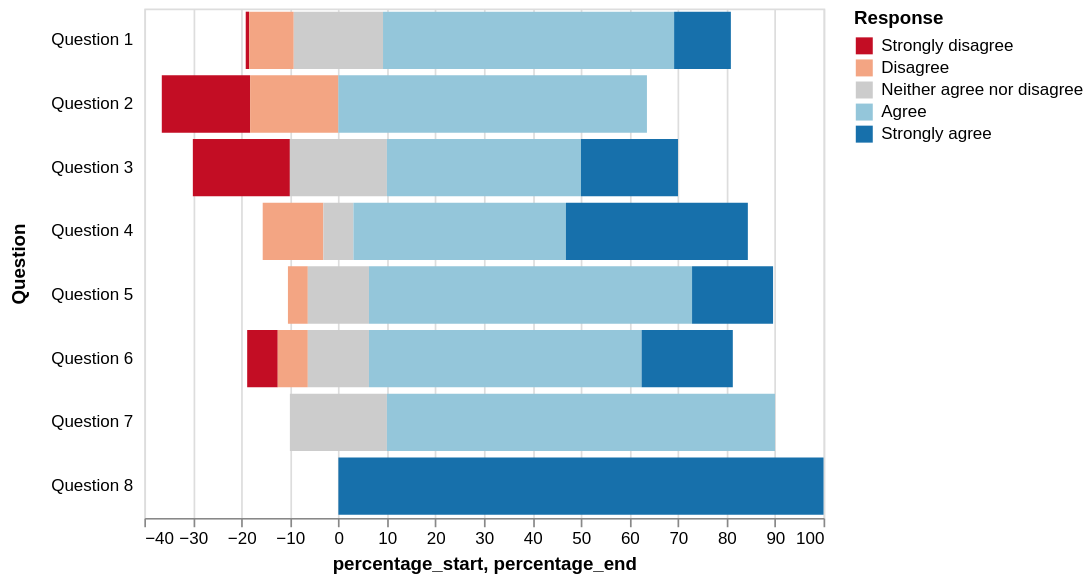

Specify this chart in Vega-Lite:
### Vega-Lite specification from a JSON file in a GitHub repository (floating-point values rounded to 4 significant figures)
{"config": {"view": {"height": 300, "width": 400}}, "encoding": {"y": {"title": "question", "field": "properties.question", "type": "nominal", "axis": {"title": "Question", "minExtent": 60, "domain": false, "ticks": false, "offset": 5}}, "x": {"title": "percentage_start", "field": "properties.percentage_start", "type": "quantitative"}, "color": {"legend": {"title": "Response"}, "scale": {"domain": ["Strongly disagree", "Disagree", "Neither agree nor disagree", "Agree", "Strongly agree"], "range": ["#c30d24", "#f3a583", "#cccccc", "#94c6da", "#1770ab"]}, "title": "type", "field": "properties.type", "type": "nominal"}, "x2": {"title": "percentage_end", "field": "properties.percentage_end", "type": "quantitative"}}, "data": {"values": {"features": [{"properties": {"question": "Question 1", "percentage_start": -19.1, "percentage": 0.7, "percentage_end": -18.4, "type": "Strongly disagree", "value": 24}, "geometry": {"coordinates": [125.6, 10.1], "type": "Point"}, "type": "Feature"}, {"properties": {"question": "Question 1", "percentage_start": -18.4, "percentage": 9.1, "percentage_end": -9.2, "type": "Disagree", "value": 294}, "geometry": {"coordinates": [125.6, 10.1], "type": "Point"}, "type": "Feature"}, {"properties": {"question": "Question 1", "percentage_start": -9.2, "percentage": 18.5, "percentage_end": 9.2, "type": "Neither agree nor disagree", "value": 594}, "geometry": {"coordinates": [125.6, 10.1], "type": "Point"}, "type": "Feature"}, {"properties": {"question": "Question 1", "percentage_start": 9.2, "percentage": 59.9, "percentage_end": 69.2, "type": "Agree", "value": 1927}, "geometry": {"coordinates": [125.6, 10.1], "type": "Point"}, "type": "Feature"}, {"properties": {"question": "Question 1", "percentage_start": 69.2, "percentage": 11.7, "percentage_end": 80.9, "type": "Strongly agree", "value": 376}, "geometry": {"coordinates": [125.6, 10.1], "type": "Point"}, "type": "Feature"}, {"properties": {"question": "Question 2", "percentage_start": -36.4, "percentage": 18.2, "percentage_end": -18.2, "type": "Strongly disagree", "value": 2}, "geometry": {"coordinates": [125.6, 10.1], "type": "Point"}, "type": "Feature"}, {"properties": {"question": "Question 2", "percentage_start": -18.2, "percentage": 18.2, "percentage_end": 0.0, "type": "Disagree", "value": 2}, "geometry": {"coordinates": [125.6, 10.1], "type": "Point"}, "type": "Feature"}, {"properties": {"question": "Question 2", "percentage_start": 0.0, "percentage": 0.0, "percentage_end": 0.0, "type": "Neither agree nor disagree", "value": 0}, "geometry": {"coordinates": [125.6, 10.1], "type": "Point"}, "type": "Feature"}, {"properties": {"question": "Question 2", "percentage_start": 0.0, "percentage": 63.6, "percentage_end": 63.6, "type": "Agree", "value": 7}, "geometry": {"coordinates": [125.6, 10.1], "type": "Point"}, "type": "Feature"}, {"properties": {"question": "Question 2", "percentage_start": 63.6, "percentage": 0.0, "percentage_end": 63.6, "type": "Strongly agree", "value": 11}, "geometry": {"coordinates": [125.6, 10.1], "type": "Point"}, "type": "Feature"}, {"properties": {"question": "Question 3", "percentage_start": -30.0, "percentage": 20.0, "percentage_end": -10.0, "type": "Strongly disagree", "value": 2}, "geometry": {"coordinates": [125.6, 10.1], "type": "Point"}, "type": "Feature"}, {"properties": {"question": "Question 3", "percentage_start": -10.0, "percentage": 0.0, "percentage_end": -10.0, "type": "Disagree", "value": 0}, "geometry": {"coordinates": [125.6, 10.1], "type": "Point"}, "type": "Feature"}, {"properties": {"question": "Question 3", "percentage_start": -10.0, "percentage": 20.0, "percentage_end": 10.0, "type": "Neither agree nor disagree", "value": 2}, "geometry": {"coordinates": [125.6, 10.1], "type": "Point"}, "type": "Feature"}, {"properties": {"question": "Question 3", "percentage_start": 10.0, "percentage": 40.0, "percentage_end": 50.0, "type": "Agree", "value": 4}, "geometry": {"coordinates": [125.6, 10.1], "type": "Point"}, "type": "Feature"}, {"properties": {"question": "Question 3", "percentage_start": 50.0, "percentage": 20.0, "percentage_end": 70.0, "type": "Strongly agree", "value": 2}, "geometry": {"coordinates": [125.6, 10.1], "type": "Point"}, "type": "Feature"}, {"properties": {"question": "Question 4", "percentage_start": -15.6, "percentage": 0.0, "percentage_end": -15.6, "type": "Strongly disagree", "value": 0}, "geometry": {"coordinates": [125.6, 10.1], "type": "Point"}, "type": "Feature"}, {"properties": {"question": "Question 4", "percentage_start": -15.6, "percentage": 12.5, "percentage_end": -3.1, "type": "Disagree", "value": 2}, "geometry": {"coordinates": [125.6, 10.1], "type": "Point"}, "type": "Feature"}, {"properties": {"question": "Question 4", "percentage_start": -3.1, "percentage": 6.3, "percentage_end": 3.1, "type": "Neither agree nor disagree", "value": 1}, "geometry": {"coordinates": [125.6, 10.1], "type": "Point"}, "type": "Feature"}, {"properties": {"question": "Question 4", "percentage_start": 3.1, "percentage": 43.8, "percentage_end": 46.9, "type": "Agree", "value": 7}, "geometry": {"coordinates": [125.6, 10.1], "type": "Point"}, "type": "Feature"}, {"properties": {"question": "Question 4", "percentage_start": 46.9, "percentage": 37.5, "percentage_end": 84.4, "type": "Strongly agree", "value": 6}, "geometry": {"coordinates": [125.6, 10.1], "type": "Point"}, "type": "Feature"}, {"properties": {"question": "Question 5", "percentage_start": -10.4, "percentage": 0.0, "percentage_end": -10.4, "type": "Strongly disagree", "value": 0}, "geometry": {"coordinates": [125.6, 10.1], "type": "Point"}, "type": "Feature"}, {"properties": {"question": "Question 5", "percentage_start": -10.4, "percentage": 4.2, "percentage_end": -6.3, "type": "Disagree", "value": 1}, "geometry": {"coordinates": [125.6, 10.1], "type": "Point"}, "type": "Feature"}, {"properties": {"question": "Question 5", "percentage_start": -6.3, "percentage": 12.5, "percentage_end": 6.3, "type": "Neither agree nor disagree", "value": 3}, "geometry": {"coordinates": [125.6, 10.1], "type": "Point"}, "type": "Feature"}, {"properties": {"question": "Question 5", "percentage_start": 6.3, "percentage": 66.7, "percentage_end": 72.9, "type": "Agree", "value": 16}, "geometry": {"coordinates": [125.6, 10.1], "type": "Point"}, "type": "Feature"}, {"properties": {"question": "Question 5", "percentage_start": 72.9, "percentage": 16.7, "percentage_end": 89.6, "type": "Strongly agree", "value": 4}, "geometry": {"coordinates": [125.6, 10.1], "type": "Point"}, "type": "Feature"}, {"properties": {"question": "Question 6", "percentage_start": -18.8, "percentage": 6.3, "percentage_end": -12.5, "type": "Strongly disagree", "value": 1}, "geometry": {"coordinates": [125.6, 10.1], "type": "Point"}, "type": "Feature"}, {"properties": {"question": "Question 6", "percentage_start": -12.5, "percentage": 6.3, "percentage_end": -6.3, "type": "Disagree", "value": 1}, "geometry": {"coordinates": [125.6, 10.1], "type": "Point"}, "type": "Feature"}, {"properties": {"question": "Question 6", "percentage_start": -6.3, "percentage": 12.5, "percentage_end": 6.3, "type": "Neither agree nor disagree", "value": 2}, "geometry": {"coordinates": [125.6, 10.1], "type": "Point"}, "type": "Feature"}, {"properties": {"question": "Question 6", "percentage_start": 6.3, "percentage": 56.3, "percentage_end": 62.5, "type": "Agree", "value": 9}, "geometry": {"coordinates": [125.6, 10.1], "type": "Point"}, "type": "Feature"}, {"properties": {"question": "Question 6", "percentage_start": 62.5, "percentage": 18.8, "percentage_end": 81.3, "type": "Strongly agree", "value": 3}, "geometry": {"coordinates": [125.6, 10.1], "type": "Point"}, "type": "Feature"}, {"properties": {"question": "Question 7", "percentage_start": -10.0, "percentage": 0.0, "percentage_end": -10.0, "type": "Strongly disagree", "value": 0}, "geometry": {"coordinates": [125.6, 10.1], "type": "Point"}, "type": "Feature"}, {"properties": {"question": "Question 7", "percentage_start": -10.0, "percentage": 0.0, "percentage_end": -10.0, "type": "Disagree", "value": 0}, "geometry": {"coordinates": [125.6, 10.1], "type": "Point"}, "type": "Feature"}, {"properties": {"question": "Question 7", "percentage_start": -10.0, "percentage": 20.0, "percentage_end": 10.0, "type": "Neither agree nor disagree", "value": 1}, "geometry": {"coordinates": [125.6, 10.1], "type": "Point"}, "type": "Feature"}, {"properties": {"question": "Question 7", "percentage_start": 10.0, "percentage": 80.0, "percentage_end": 90.0, "type": "Agree", "value": 4}, "geometry": {"coordinates": [125.6, 10.1], "type": "Point"}, "type": "Feature"}, {"properties": {"question": "Question 7", "percentage_start": 90.0, "percentage": 0.0, "percentage_end": 90.0, "type": "Strongly agree", "value": 0}, "geometry": {"coordinates": [125.6, 10.1], "type": "Point"}, "type": "Feature"}, {"properties": {"question": "Question 8", "percentage_start": 0.0, "percentage": 0.0, "percentage_end": 0.0, "type": "Strongly disagree", "value": 0}, "geometry": {"coordinates": [125.6, 10.1], "type": "Point"}, "type": "Feature"}, {"properties": {"question": "Question 8", "percentage_start": 0.0, "percentage": 0.0, "percentage_end": 0.0, "type": "Disagree", "value": 0}, "geometry": {"coordinates": [125.6, 10.1], "type": "Point"}, "type": "Feature"}, {"properties": {"question": "Question 8", "percentage_start": 0.0, "percentage": 0.0, "percentage_end": 0.0, "type": "Neither agree nor disagree", "value": 0}, "geometry": {"coordinates": [125.6, 10.1], "type": "Point"}, "type": "Feature"}, {"properties": {"question": "Question 8", "percentage_start": 0.0, "percentage": 0.0, "percentage_end": 0.0, "type": "Agree", "value": 0}, "geometry": {"coordinates": [125.6, 10.1], "type": "Point"}, "type": "Feature"}, {"properties": {"question": "Question 8", "percentage_start": 0.0, "percentage": 100.0, "percentage_end": 100.0, "type": "Strongly agree", "value": 2}, "geometry": {"coordinates": [125.6, 10.1], "type": "Point"}, "type": "Feature"}], "type": "FeatureCollection"}, "format": {"type": "json", "property": "features"}}, "mark": "bar", "$schema": "https://vega.github.io/schema/vega-lite/v2.4.1.json"}
